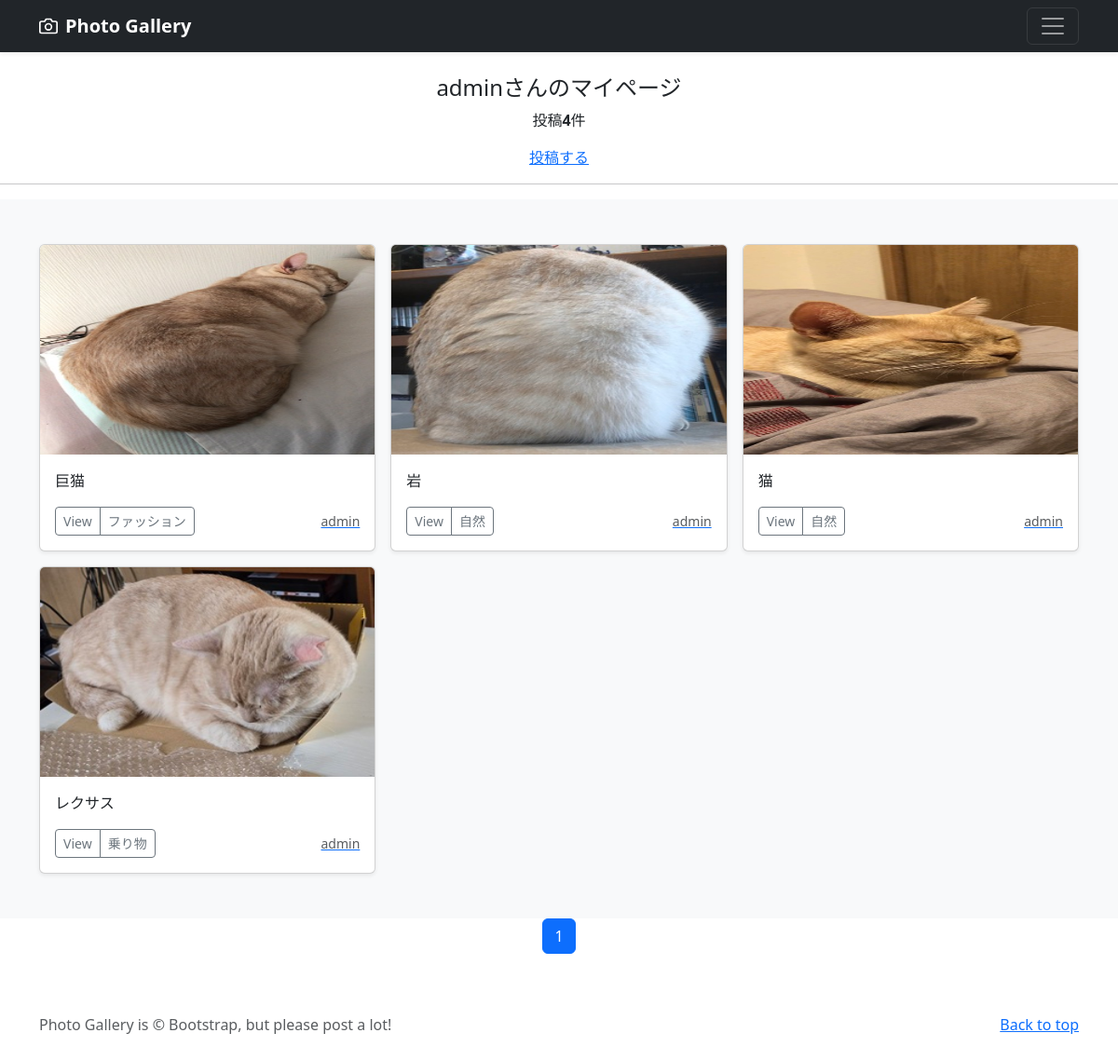
Screenshot of /mypage/ (signed in) with the database file from the repository.
### accounts/models.py (models this page shows)
class CustomUser(AbstractUser):
    pass

### photo/models.py (models this page shows, shortened)
class PhotoPost(models.Model):
    user = models.ForeignKey(
        CustomUser,
        verbose_name='ユーザー',
        on_delete=models.CASCADE
    )
    category = models.ForeignKey(
        Category,
        verbose_name='カテゴリ',
        on_delete=models.PROTECT
    )
    title = models.CharField(
        verbose_name='タイトル',
        max_length=200
    )
    comment = models.TextField(
        verbose_name='コメント'
    )
    image1 = models.ImageField(
        verbose_name='イメージ１',
        upload_to = 'photos'
    )
    image2 = models.ImageField(
        verbose_name='イメージ２',
        upload_to = 'photos',
        blank=True,
        null=True
    )
    posted_at = models.DateTimeField(
        verbose_name='投稿日時',
        auto_now_add=True
    )

class Category(models.Model):
    title = models.CharField(
        verbose_name='カテゴリ',
        max_length=20)

### photo/views.py (the view)
# urls.py: path('mypage/', views.MypageView.as_view(),name = 'mypage'),
class MypageView(ListView):
    template_name ='mypage.html'
    paginate_by = 9
    def get_queryset(self):
        queryset = PhotoPost.objects.filter(
            user=self.request.user).order_by('-posted_at')
        return queryset

### photo/templates/mypage.html (shortened to what this page needs)
{% extends 'base.html' %}
    {% block contents %}
    {% if user.is_authenticated %}
        <br>
        <div style="text-align:center">
            <h4>{{user.username}}さんのマイページ</h4>
            {% if object_list.count == 0 %}
                <p>{{user.username}}さんの投稿はありません</p>
            {% else %}
                <p>投稿<strong>{{object_list.count}}</strong>件</p>
            {% endif %}
            <a href="{% url 'photo:post' %}">投稿する</a>
        </div>
        <hr>
    {% endif %}
    {% include "photos_list.html" %}
    {% include "pagination.html" %}
    {% endblock %}

### photo/templates/base.html (shortened to what this page needs)
{% load static %}
<!doctype html>
<html lang="ja">
  <head>
    <link href="https://cdn.jsdelivr.net/npm/bootstrap@5.3.0/dist/css/bootstrap.min.css" rel="stylesheet">
  </head>
  <body>
    <header data-bs-theme="dark">
      <div class="navbar navbar-dark bg-dark shadow-sm">
        <div class="container">
          <a href="{% url 'photo:index' %}" class="navbar-brand d-flex align-items-center">
            <strong>Photo Gallery</strong>
          </a>
          <button class="navbar-toggler" type="button" data-bs-toggle="collapse" data-bs-target="#navbarHeader" aria-controls="navbarHeader" aria-expanded="false" aria-label="Toggle navigation">
            <span class="navbar-toggler-icon"></span>
          </button>
        </div>
      </div>
    </header>
    <main>
      {% block contents %}{% endblock %}
    </main>
    <footer class="text-body-secondary py-5">
      <div class="container">
        <p class="float-end mb-1">
          <a href="#">Back to top</a>
        </p>
        <p class="mb-1">Photo Gallery is &copy; Bootstrap, but please post a lot!</p>
      </div>
    </footer>
        </body>
    </html>

### photo/templates/photos_list.html (shortened to what this page needs)
  <div class="album py-5 bg-light">
    <div class="container">
      <div class="row row-cols-1 row-cols-sm-2 row-cols-md-3 g-3">
        {% for record in object_list %}
        <div class="col">
          <div class="card shadow-sm">
            <img src="{{ record.image1.url }}"
              class="bd-placeholder-img card-img-top"
              width="100%" height="225"
              xmlns="http://www.w3.org/2000/svg"
              role="img" aria-label="Placeholder: Thumbnail"
              preserveAspectRatio="xMidYMid slice"
              focusable="false">
              <rect width="100%" height="100%" fill="#55595c"/>
            <div class="card-body">
              <p class="card-text">{{record.title}}</p>
              <div class="d-flex justify-content-between align-items-center">
                <div class="btn-group">
                  <button type="button" class="btn btn-sm btn-outline-secondary" onclick="location.href='{% url 'photo:photo_detail' record.pk %}'">View</button>
                  <button type="button" class="btn btn-sm btn-outline-secondary" onclick="location.href='{% url 'photo:photos_cat' category=record.category.id %}'">{{record.category.title}}</button>
                </div>
                <a href="{% url 'photo:user_list' user=record.user.id %}"><small class="text-muted">{{record.user.username}}</small></a>
              </div>
            </div>
          </div>
        </div>
        {% endfor %}
      </div>
    </div>
  </div>

### photo/templates/pagination.html (shortened to what this page needs)
<ul class="pagination"
style="justify-content:center">
    {% for num in page_obj.paginator.page_range %}
        {% if page_obj.number == num %}
        <li class="page-item active">
            <span class="page-link">{{ num }}</span>
        </li>
        {% else %}
        <li class="page-item">
            <a class="page-link" href="?page={{ num }}">{{ num }}</a>
        </li>
        {% endif %}
    {% endfor %}
</ul>

### photo/templates/base.html (style rules this page uses)
.bd-placeholder-img { font-size: 1.125rem; text-anchor: middle; -webkit-user-select: none; -moz-user-select: none; user-select: none; }

### rows the page displays
CustomUser: username "admin"
PhotoPost: image1 (picture), title "巨猫", category "ファッション", user.username "admin"
PhotoPost: image1 (picture), title "岩", category "自然", user.username "admin"
PhotoPost: image1 (picture), title "猫", category "自然", user.username "admin"
PhotoPost: image1 (picture), title "レクサス", category "乗り物", user.username "admin"

### other values shown
{{ object_list.count }} "4"
{{ num }} "1"
